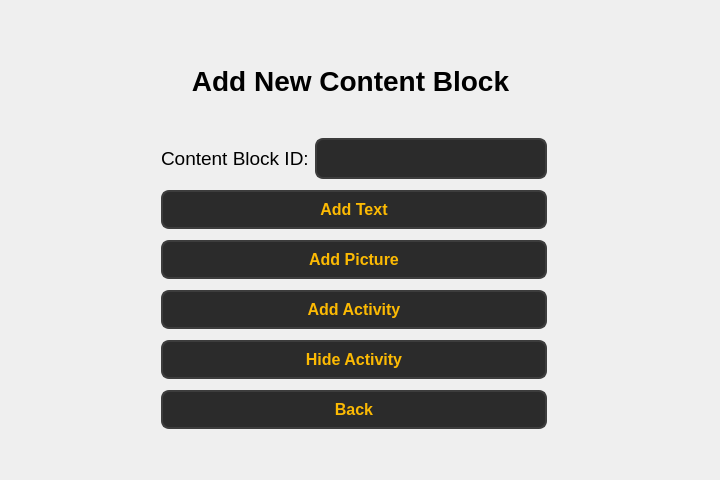
<?xml version="1.0" encoding="UTF-8"?>
<ui version="4.0">
 <class>Form</class>
 <widget class="QWidget" name="Form">
  <property name="geometry">
   <rect>
    <x>0</x>
    <y>0</y>
    <width>720</width>
    <height>480</height>
   </rect>
  </property>
  <property name="windowTitle">
   <string>Form</string>
  </property>
  <widget class="QWidget" name="layoutWidget">
   <property name="geometry">
    <rect>
     <x>161</x>
     <y>133</y>
     <width>386</width>
     <height>307</height>
    </rect>
   </property>
   <layout class="QVBoxLayout" name="verticalLayout">
    <item>
     <layout class="QHBoxLayout" name="horizontalLayout">
      <item>
       <widget class="QLabel" name="label_4">
        <property name="font">
         <font>
          <pointsize>14</pointsize>
         </font>
        </property>
        <property name="text">
         <string>Content Block ID:</string>
        </property>
       </widget>
      </item>
      <item>
       <widget class="QLineEdit" name="lineEdit_3">
        <property name="styleSheet">
         <string notr="true">QLineEdit {
        background-color: #2b2b2b;  /* Dark background */
        color: #fcba03;  /* Text color */
        border: 2px solid #3d3d3d;  /* Border color */
        border-radius: 8px;  /* Rounded corners */
        padding: 8px;  /* Padding inside the input field */
        font-size: 16px;  /* Font size */
        font-weight: bold;  /* Bold font */
    }

    QLineEdit:hover {
        background-color: #3d3d3d;  /* Background when hovered */
        border: 2px solid #fcba03;  /* Border color when hovered */
    }

    QLineEdit:focus {
        background-color: #1a1a1a;  /* Background when focused */
        border: 2px solid #fcba03;  /* Border color when focused */
        color: #ffffff;  /* Text color when focused */
    }</string>
        </property>
       </widget>
      </item>
     </layout>
    </item>
    <item>
     <layout class="QHBoxLayout" name="horizontalLayout_3">
      <item>
       <widget class="QPushButton" name="pushButton">
        <property name="styleSheet">
         <string notr="true">QPushButton {
        background-color: #2b2b2b;  
        color: #fcba03;              
        border: 2px solid #3d3d3d;      
        border-radius: 8px;          
        padding: 8px 16px;            
        font-size: 16px;            
        font-weight: bold;
    
    }

    QPushButton:hover {
        background-color: #fcba03;
		 color: #000000;
        border: 2px solid #5a5a5a;    
    }

    QPushButton:pressed {
        background-color: #1a1a1a;      
        border: 2px solid #2b2b2b;      
    }</string>
        </property>
        <property name="text">
         <string>Add Text</string>
        </property>
       </widget>
      </item>
     </layout>
    </item>
    <item>
     <widget class="QPushButton" name="pushButton_2">
      <property name="styleSheet">
       <string notr="true">QPushButton {
        background-color: #2b2b2b;  
        color: #fcba03;              
        border: 2px solid #3d3d3d;      
        border-radius: 8px;          
        padding: 8px 16px;            
        font-size: 16px;            
        font-weight: bold;
    
    }

    QPushButton:hover {
        background-color: #fcba03;
		 color: #000000;
        border: 2px solid #5a5a5a;    
    }

    QPushButton:pressed {
        background-color: #1a1a1a;      
        border: 2px solid #2b2b2b;      
    }</string>
      </property>
      <property name="text">
       <string>Add Picture</string>
      </property>
     </widget>
    </item>
    <item>
     <widget class="QPushButton" name="pushButton_3">
      <property name="styleSheet">
       <string notr="true">QPushButton {
        background-color: #2b2b2b;  
        color: #fcba03;              
        border: 2px solid #3d3d3d;      
        border-radius: 8px;          
        padding: 8px 16px;            
        font-size: 16px;            
        font-weight: bold;
    
    }

    QPushButton:hover {
        background-color: #fcba03;
		 color: #000000;
        border: 2px solid #5a5a5a;    
    }

    QPushButton:pressed {
        background-color: #1a1a1a;      
        border: 2px solid #2b2b2b;      
    }</string>
      </property>
      <property name="text">
       <string>Add Activity</string>
      </property>
     </widget>
    </item>
    <item>
     <widget class="QPushButton" name="pushButton_4">
      <property name="styleSheet">
       <string notr="true">QPushButton {
        background-color: #2b2b2b;  
        color: #fcba03;              
        border: 2px solid #3d3d3d;      
        border-radius: 8px;          
        padding: 8px 16px;            
        font-size: 16px;            
        font-weight: bold;
    
    }

    QPushButton:hover {
        background-color: #fcba03;
		 color: #000000;
        border: 2px solid #5a5a5a;    
    }

    QPushButton:pressed {
        background-color: #1a1a1a;      
        border: 2px solid #2b2b2b;      
    }</string>
      </property>
      <property name="text">
       <string>Hide Activity</string>
      </property>
     </widget>
    </item>
    <item>
     <widget class="QPushButton" name="pushButton_back">
      <property name="styleSheet">
       <string notr="true">QPushButton {
        background-color: #2b2b2b;  
        color: #fcba03;              
        border: 2px solid #3d3d3d;      
        border-radius: 8px;          
        padding: 8px 16px;            
        font-size: 16px;            
        font-weight: bold;
    
    }

    QPushButton:hover {
        background-color: #fcba03;
		 color: #000000;
        border: 2px solid #5a5a5a;    
    }

    QPushButton:pressed {
        background-color: #1a1a1a;      
        border: 2px solid #2b2b2b;      
    }</string>
      </property>
      <property name="text">
       <string>Back</string>
      </property>
     </widget>
    </item>
   </layout>
  </widget>
  <widget class="QLabel" name="label">
   <property name="geometry">
    <rect>
     <x>190</x>
     <y>60</y>
     <width>321</width>
     <height>41</height>
    </rect>
   </property>
   <property name="font">
    <font>
     <pointsize>21</pointsize>
     <bold>true</bold>
    </font>
   </property>
   <property name="text">
    <string>Add New Content Block</string>
   </property>
   <property name="alignment">
    <set>Qt::AlignmentFlag::AlignCenter</set>
   </property>
  </widget>
 </widget>
 <resources/>
 <connections/>
</ui>
